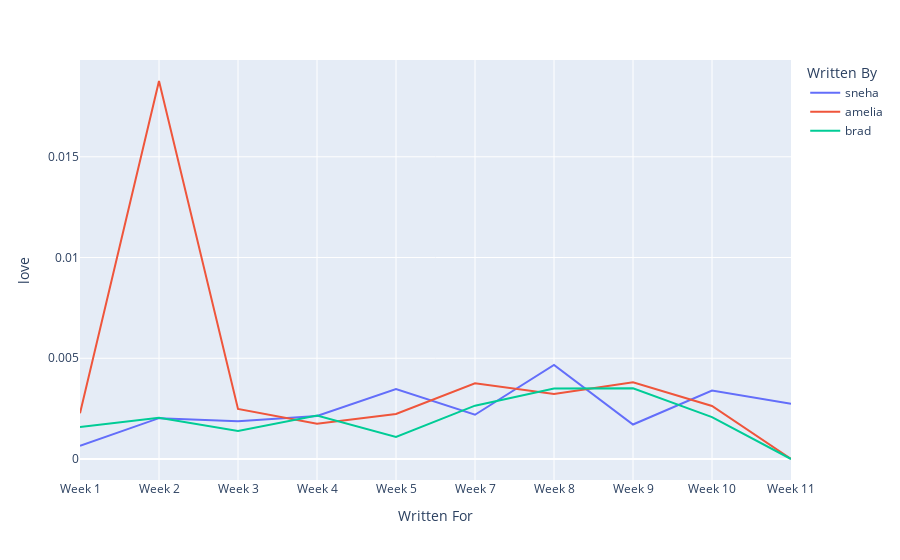

Notebook code cell kept with this figure:
### Code cell
p3 = px.line(chart, x="Written For", y = "love", color = "Written By")
p3.show()

### Figure 1 — Plotly figure (JSON) as saved in the notebook; plotly's stock layout.template omitted (floating-point values rounded to 4 significant figures)
{"data": [{"hovertemplate": "Written By=sneha<br>Written For=%{x}<br>love=%{y}<extra></extra>", "legendgroup": "sneha", "line": {"color": "#636efa", "dash": "solid"}, "marker": {"symbol": "circle"}, "mode": "lines", "name": "sneha", "orientation": "v", "showlegend": true, "type": "scatter", "x": ["Week 1", "Week 2", "Week 3", "Week 4", "Week 5", "Week 7", "Week 8", "Week 9", "Week 10", "Week 11"], "xaxis": "x", "y": [0.0006546, 0.002028, 0.001879, 0.002133, 0.003474, 0.002198, 0.004666, 0.001713, 0.0034, 0.002742], "yaxis": "y"}, {"hovertemplate": "Written By=amelia<br>Written For=%{x}<br>love=%{y}<extra></extra>", "legendgroup": "amelia", "line": {"color": "#EF553B", "dash": "solid"}, "marker": {"symbol": "circle"}, "mode": "lines", "name": "amelia", "orientation": "v", "showlegend": true, "type": "scatter", "x": ["Week 1", "Week 2", "Week 3", "Week 4", "Week 5", "Week 7", "Week 8", "Week 9", "Week 10", "Week 11"], "xaxis": "x", "y": [0.002273, 0.01876, 0.002487, 0.001752, 0.002236, 0.003761, 0.003224, 0.003805, 0.00263, 0], "yaxis": "y"}, {"hovertemplate": "Written By=brad<br>Written For=%{x}<br>love=%{y}<extra></extra>", "legendgroup": "brad", "line": {"color": "#00cc96", "dash": "solid"}, "marker": {"symbol": "circle"}, "mode": "lines", "name": "brad", "orientation": "v", "showlegend": true, "type": "scatter", "x": ["Week 1", "Week 2", "Week 3", "Week 4", "Week 5", "Week 7", "Week 8", "Week 9", "Week 10", "Week 11"], "xaxis": "x", "y": [0.001582, 0.002045, 0.001395, 0.002155, 0.001092, 0.002646, 0.003497, 0.003508, 0.002077, 0], "yaxis": "y"}], "layout": {"legend": {"title": {"text": "Written By"}, "tracegroupgap": 0}, "margin": {"t": 60}, "xaxis": {"anchor": "y", "domain": [0, 1], "title": {"text": "Written For"}}, "yaxis": {"anchor": "x", "domain": [0, 1], "title": {"text": "love"}}}}
